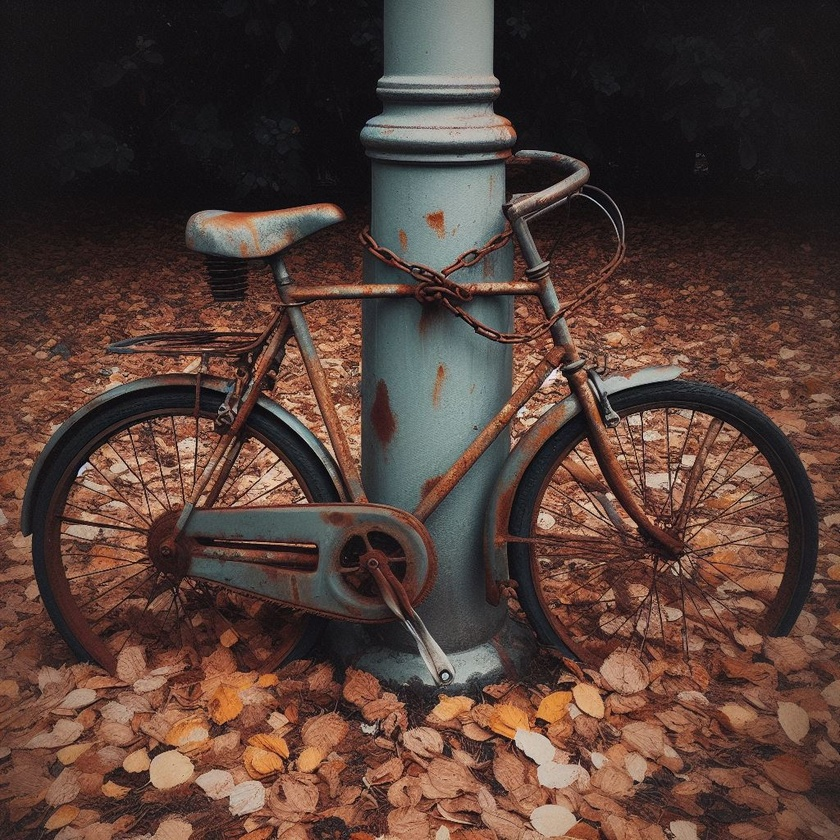
#> input picture city_pics/bike.jpeg, 840 x 840 px, shrunk from 1024 x 1024 before the run
$ python img_maker.py ../city_pics/bike.jpeg
#> lines starting #> are read from the running program, lines starting #| are printed output that depends on the picture
import sys
from PIL import Image, ImageDraw

def create_checkerboard_pattern(image, level, horizontal_tiles, vertical_tiles):
    """
    Creates a checkerboard pattern on the image based on the level.
    """
    width, height = image.size
    tile_width = width // vertical_tiles
    tile_height = height // horizontal_tiles
    draw = ImageDraw.Draw(image)

    for i in range(0, width, tile_width):
        for j in range(0, height, tile_height):
            if level == 1:
                draw.rectangle([i, j, i + tile_width, j + tile_height], fill='black')
            elif level == 2:
                if (i // tile_width + j // tile_height) % 2 == 0 or (i // tile_width) % 2 == 0:
                    draw.rectangle([i, j, i + tile_width, j + tile_height], fill='black')
            elif level == 3:
                if (i // tile_width + j // tile_height) % 2 == 0:
                    draw.rectangle([i, j, i + tile_width, j + tile_height], fill='black')
            elif level == 4:
                if (i // tile_width + j // tile_height) % 2 != 0 and (i // tile_width) % 2 != 0:
                    draw.rectangle([i, j, i + tile_width, j + tile_height], fill='black')

    return image

def process_image(image_path, horizontal_tiles, vertical_tiles):
    """
    Processes the image at the given path and creates new images with different checkerboard patterns.
    """
#> called with image_path = '../city_pics/bike.jpeg', horizontal_tiles = 9, vertical_tiles = 12
    try:
        original = Image.open(image_path)
#> original is the input picture: PIL image 840x840 RGB; mean R, G, B 84.3, 62.1, 54.7
    except IOError:
        print("Error: Unable to open image file.")
        return

    # if original.width * horizontal_tiles != original.height * vertical_tiles:
    #     print("Error: Image is not in the 3:4 aspect ratio.")
    #     return

    for level in range(1, 6):
        if level == 1:
            # Create a completely black image
            img = Image.new('RGB', original.size, 'black')
        elif level == 5:
            # Level 5: Original image without any overlay
            img = original.copy()
        else:
            img = original.copy()
            img = create_checkerboard_pattern(img, level, horizontal_tiles, vertical_tiles)

        base_name = image_path.rsplit('.', 1)[0]
        new_image_name = f"{base_name}{level}.jpg"
        img.save(new_image_name, 'JPEG')
        print(f"Image saved as {new_image_name}")
#> this loop made 5 passes
#> pass 2, in process_image, `img = create_checkerboard_pattern(img, level, horizontal_tiles, vertic..`:
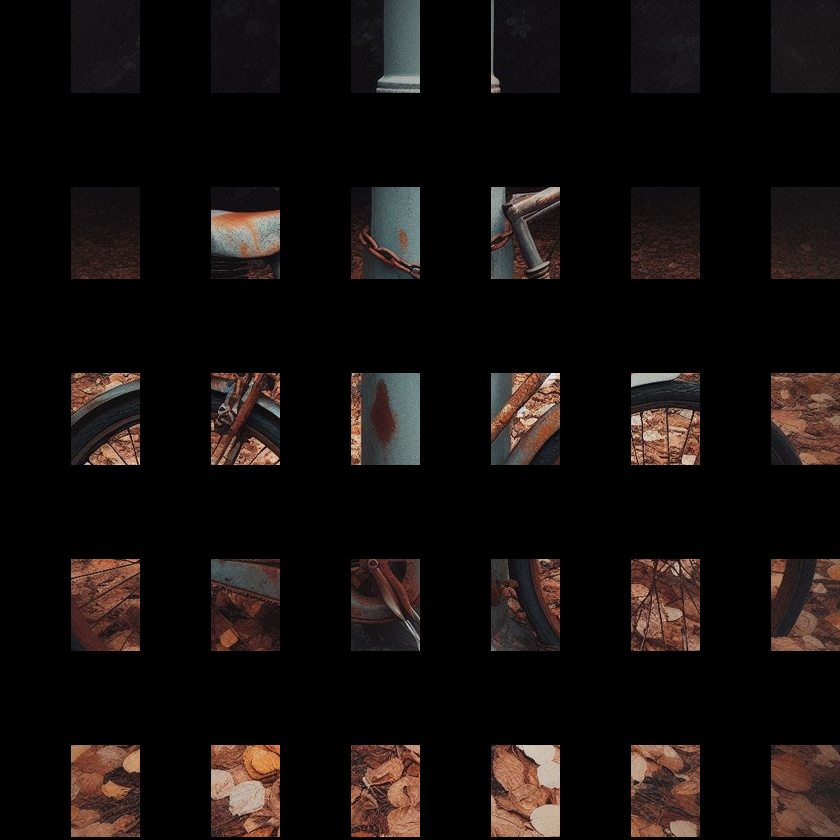
#> img: PIL image 840x840 RGB; mean R, G, B 20.9, 15.6, 13.9
#> pass 3, in process_image, `img = create_checkerboard_pattern(img, level, horizontal_tiles, vertic..`:
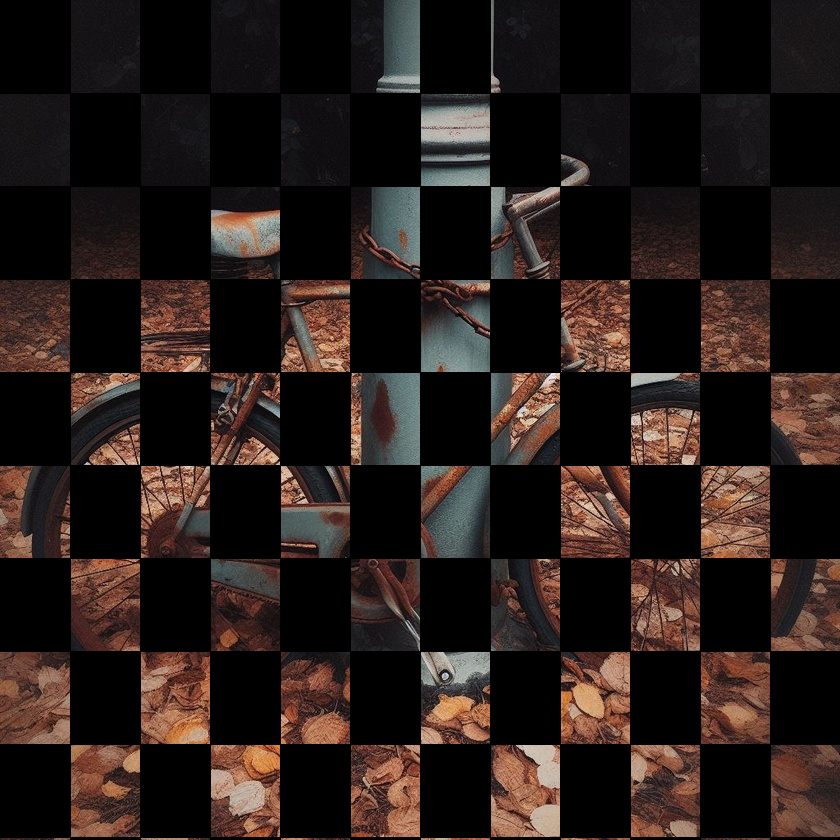
#> img: PIL image 840x840 RGB; mean R, G, B 40.7, 29.9, 26.4

if __name__ == "__main__":
    if len(sys.argv) != 2:
        print("Usage: python script.py <path_to_image>")
    else:
        process_image(sys.argv[1], 9, 12)  # 9 horizontal and 12 vertical checkers

$ run again, on city_pics/crack.jpeg
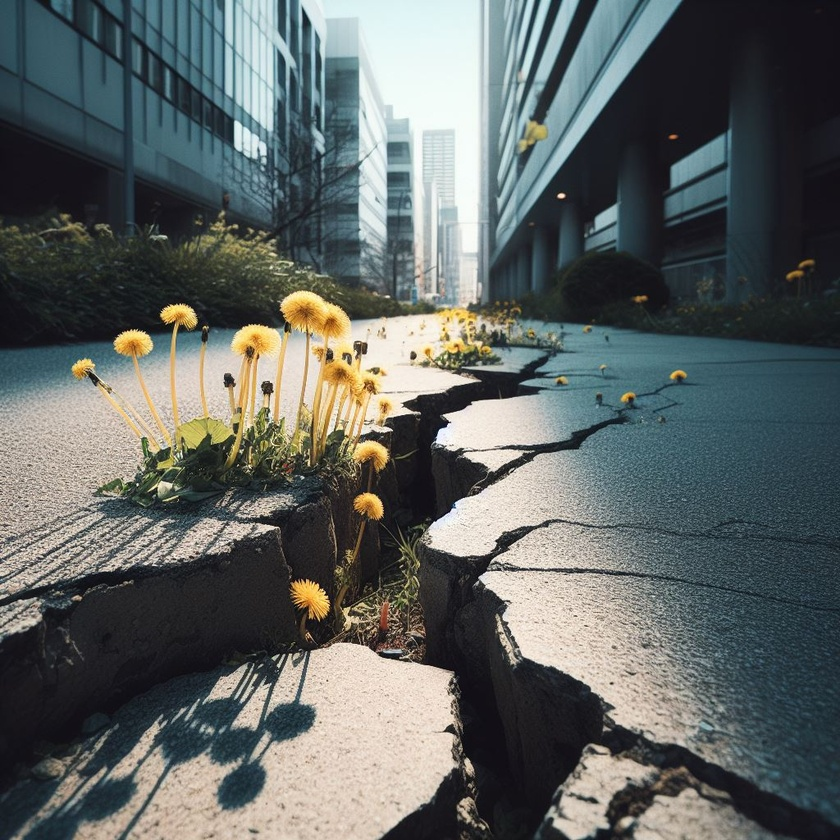
#> input picture city_pics/crack.jpeg, 840 x 840 px, shrunk from 1024 x 1024 before the run
#> in process_image, original is the input picture: PIL image 840x840 RGB; mean R, G, B 96.3, 101.9, 100
#> the loop in process_image, `for level in range(1, 6):` made 5 passes
#> pass 2, in process_image, `img = create_checkerboard_pattern(img, level, horizontal_tiles, vertic..`:
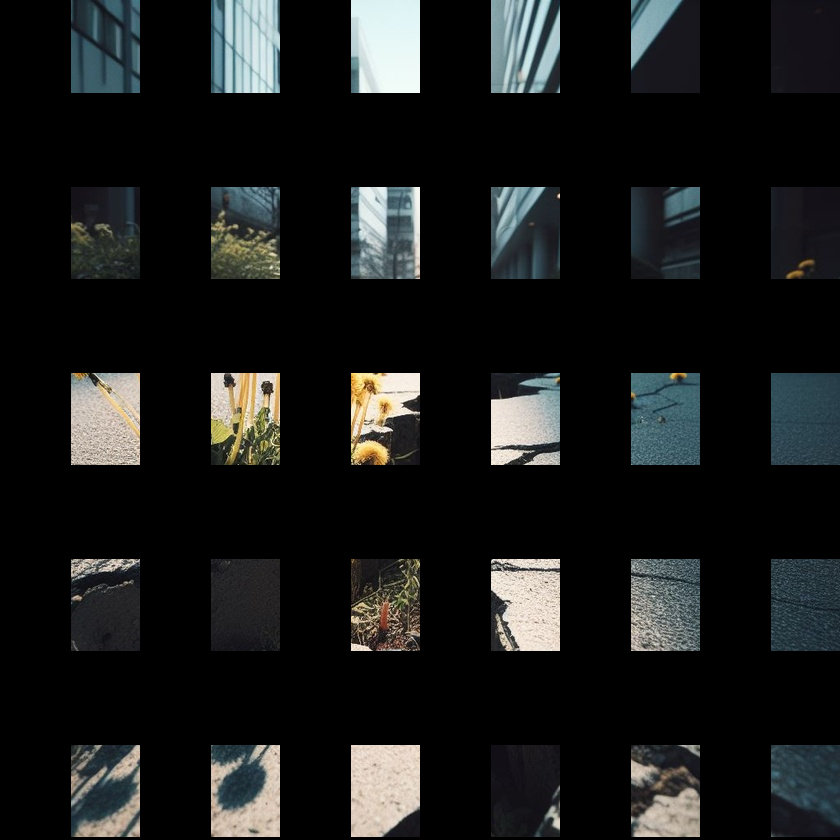
#> img: PIL image 840x840 RGB; mean R, G, B 26.1, 27.7, 27.2
#> pass 3, in process_image, `img = create_checkerboard_pattern(img, level, horizontal_tiles, vertic..`:
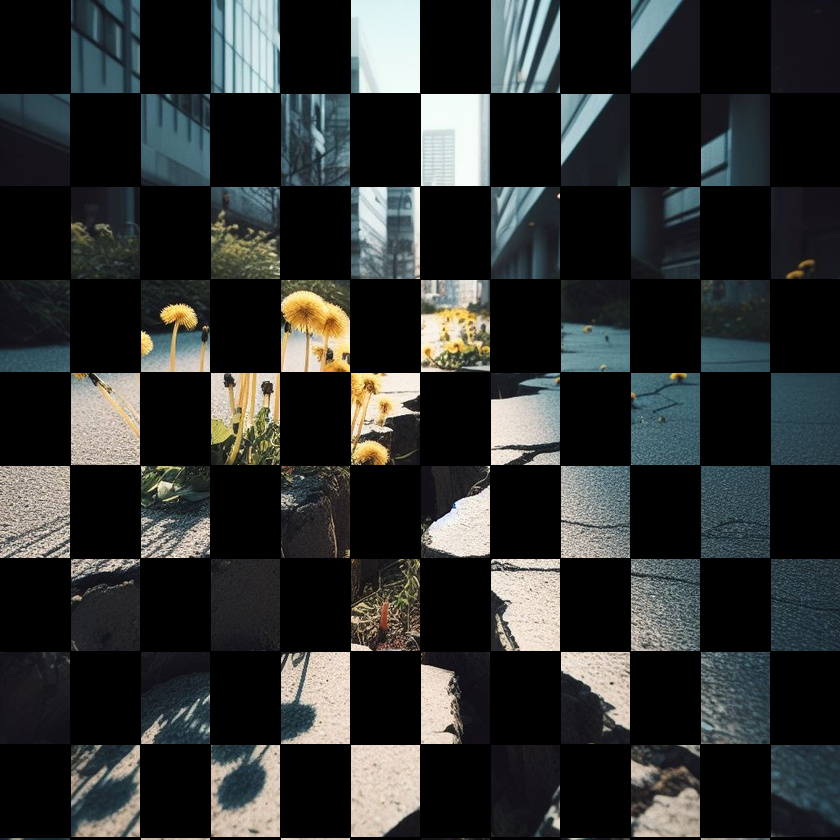
#> img: PIL image 840x840 RGB; mean R, G, B 46.6, 49.2, 48.2

$ run again, on city_pics/drain.jpeg
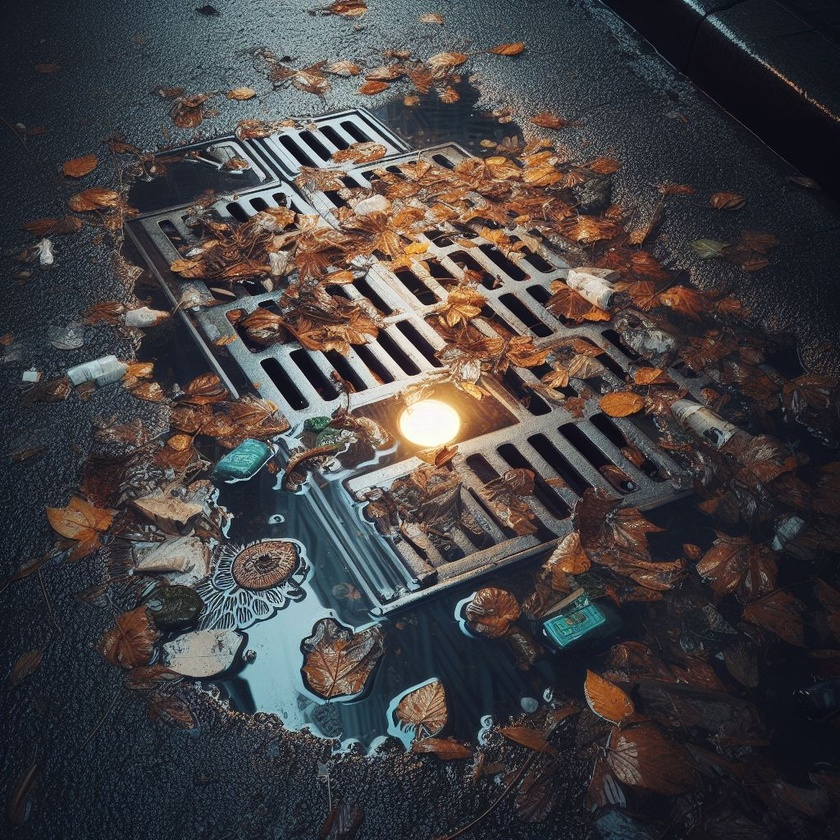
#> input picture city_pics/drain.jpeg, 840 x 840 px, shrunk from 1024 x 1024 before the run
#> in process_image, original is the input picture: PIL image 840x840 RGB; mean R, G, B 69, 65.7, 67
#> the loop in process_image, `for level in range(1, 6):` made 5 passes
#> pass 2, in process_image, `img = create_checkerboard_pattern(img, level, horizontal_tiles, vertic..`:
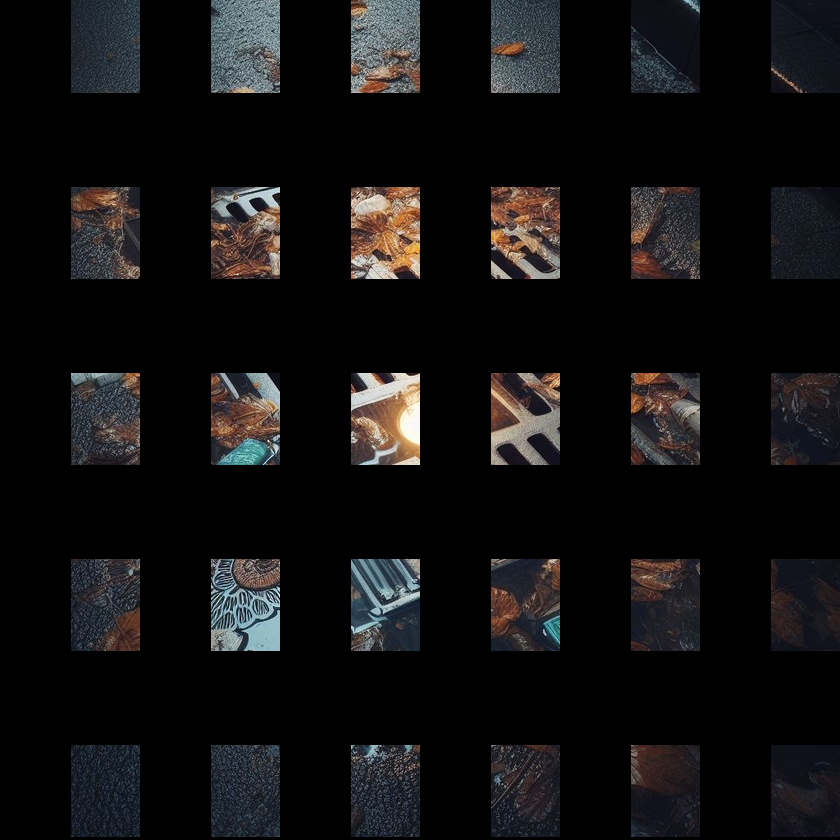
#> img: PIL image 840x840 RGB; mean R, G, B 18.2, 17.4, 17.8
#> pass 3, in process_image, `img = create_checkerboard_pattern(img, level, horizontal_tiles, vertic..`:
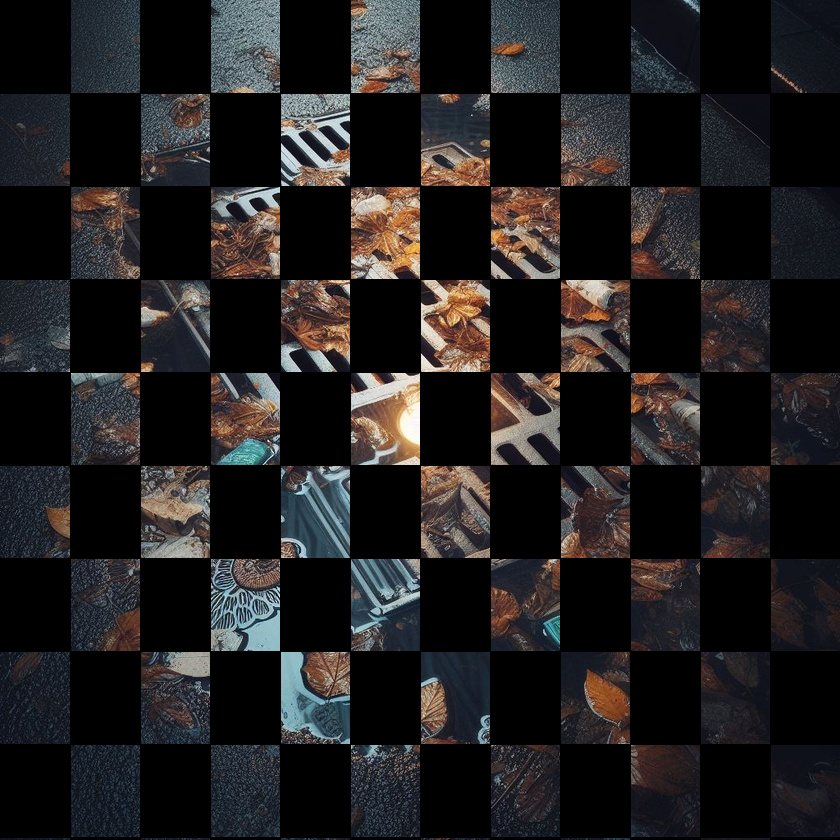
#> img: PIL image 840x840 RGB; mean R, G, B 33.6, 31.7, 32.3

$ run again, on city_pics/graffiti.jpeg
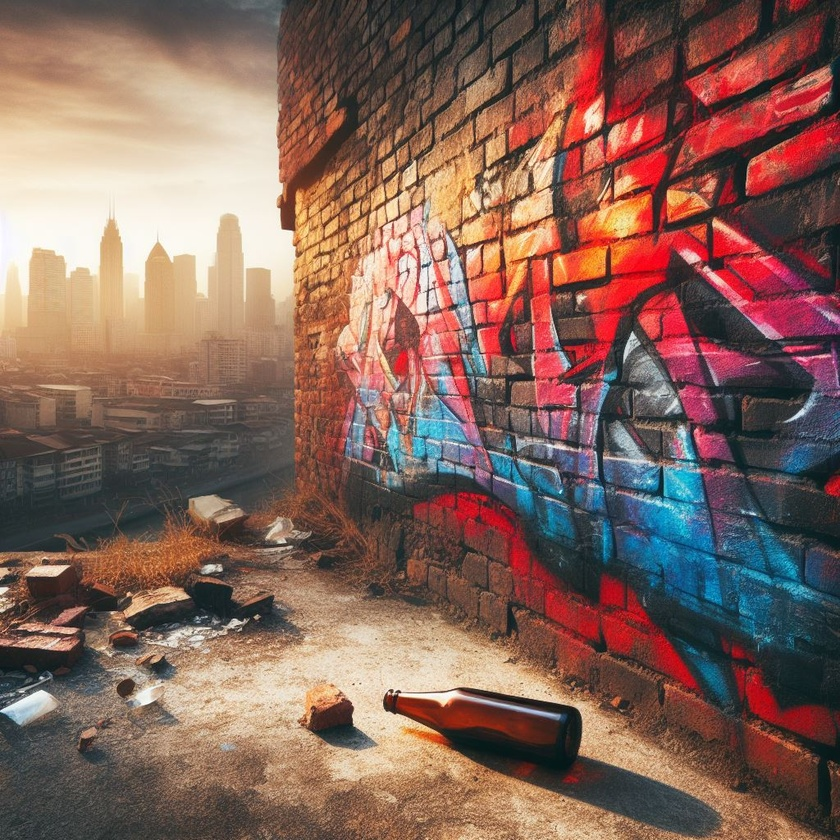
#> input picture city_pics/graffiti.jpeg, 840 x 840 px, shrunk from 1024 x 1024 before the run
#> in process_image, original is the input picture: PIL image 840x840 RGB; mean R, G, B 133.3, 101.6, 90.7
#> the loop in process_image, `for level in range(1, 6):` made 5 passes
#> pass 2, in process_image, `img = create_checkerboard_pattern(img, level, horizontal_tiles, vertic..`:
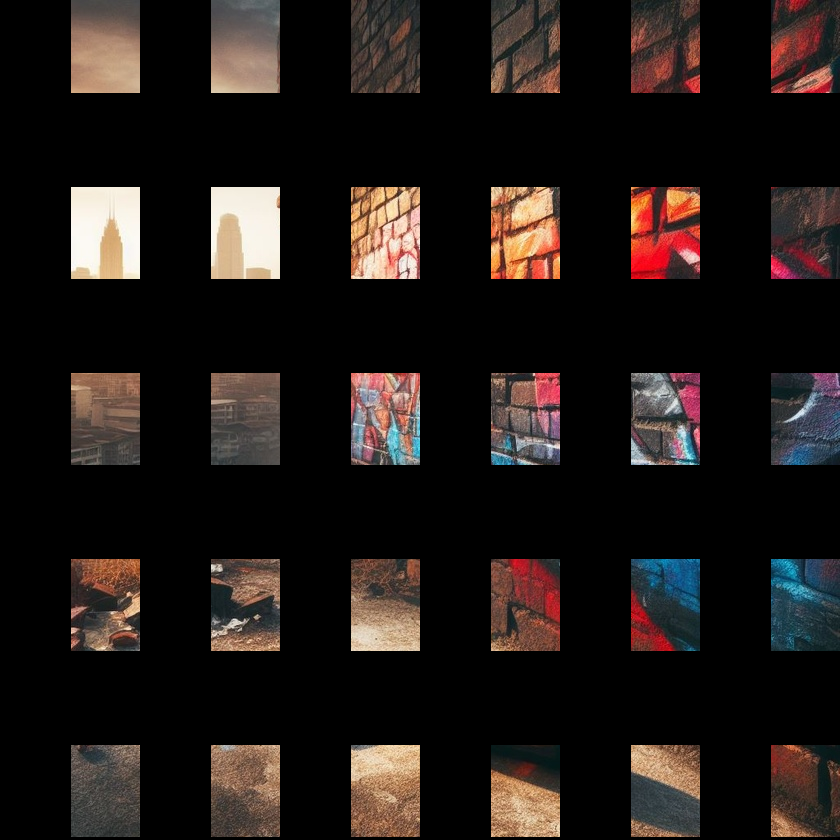
#> img: PIL image 840x840 RGB; mean R, G, B 33.2, 26.3, 23.6
#> pass 3, in process_image, `img = create_checkerboard_pattern(img, level, horizontal_tiles, vertic..`:
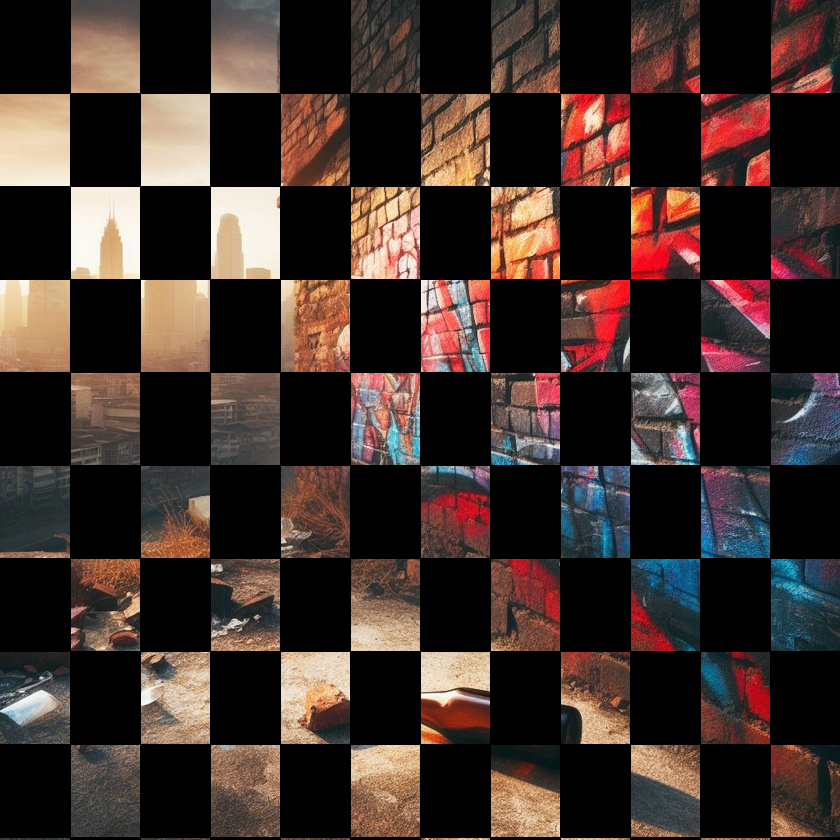
#> img: PIL image 840x840 RGB; mean R, G, B 64.2, 49.2, 43.8
